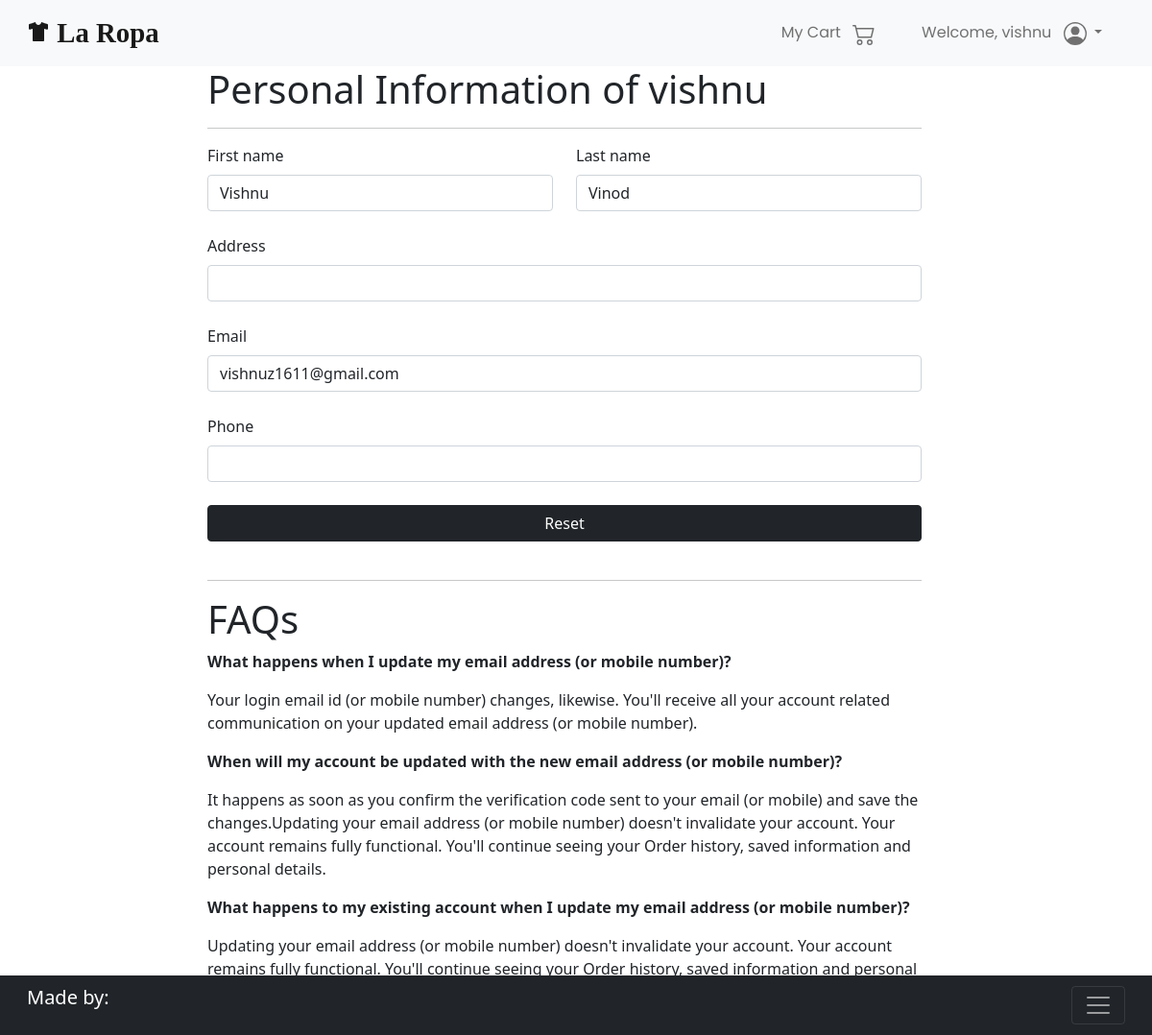
/profile/ (signed in), run on an earlier commit of the app's database.
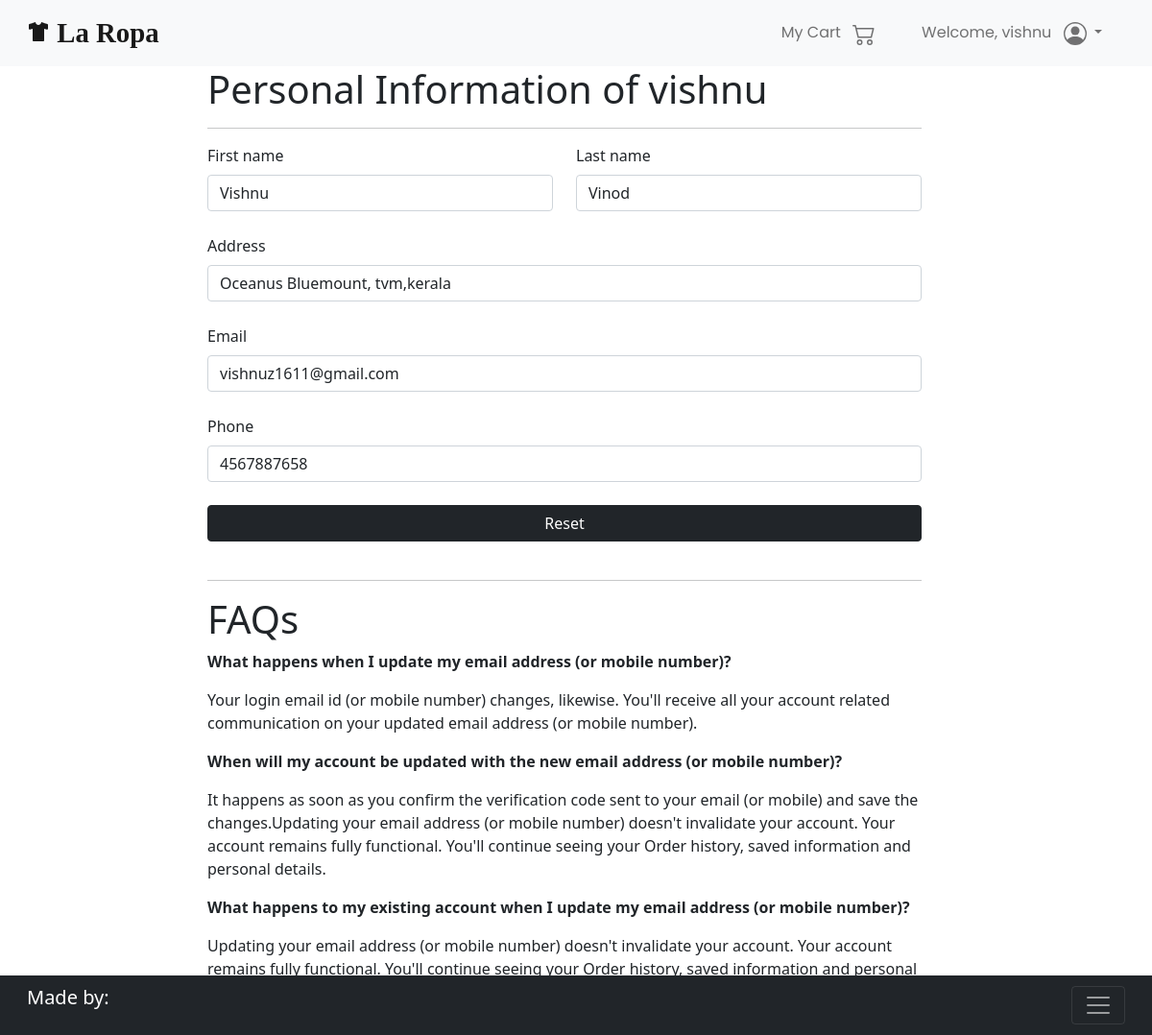
And on a later commit of the database.
### accounts/models.py (models this page shows, shortened)
class UserProfile(models.Model):
    user = models.OneToOneField(User, on_delete=models.CASCADE)
    address = models.CharField(max_length=200, null=True)
    phone = models.CharField(max_length=200, null=True)

### ecomm/views.py (the view)
# urls.py: path('profile/', views.profileView, name="profile"),
@login_required
def profileView(request):
    if request.method == "POST":
        form = UserProfileForm(request.POST, instance=request.user.userprofile)
        if form.is_valid():
            form.save()
            messages.success(request, f"Your account has been updated!")
            return redirect("profile")
    else:
        form = UserProfileForm(instance=request.user.userprofile)
    context = {
        "form" : form
    }
    return render(request,"ecomm/profile.html",context)

### accounts/forms.py
class UserProfileForm(forms.ModelForm):
    class Meta:
        model = UserProfile
        fields = ['address', 'phone']

### ecomm/templates/ecomm/profile.html (shortened to what this page needs)
{%extends 'base.html'%}
{%block content%}
    {% include 'nav.html' %}
    <div class="container-fluid row form">
        <div class="col-md-2"></div>
        <div class="col-md-8">
            <form class="form" method="POST"> {% csrf_token %}
                <h1 class="display-6">Personal Information of {{request.user}} </h1>
                <hr>
                <div class="row mb-4">
                    <div class="col-md-6">
                        <div class="form-outline">
                            <label class="form-label" for="form6Example1">First name</label>
                            <input type="text" id="form6Example1" class="form-control" value={{request.user.first_name}} />
                        </div>
                    </div>
                    <div class="col-md-6">
                        <div class="form-outline">
                            <label class="form-label" for="form6Example2">Last name</label>
                            <input type="text" id="form6Example2" class="form-control" value={{request.user.last_name}} />
                        </div>
                    </div>
                </div>
                <div class="form-outline mb-4">
                    <label class="form-label" for="form6Example4">Address</label>
                    {{form.address}}
                </div>
                <div class="form-outline mb-4">
                    <label class="form-label" for="form6Example5">Email</label>
                    <input type="email" id="form6Example5" class="form-control" value={{request.user.email}} />
                </div>
                <div class="form-outline mb-4">
                    <label class="form-label" for="form6Example6">Phone</label>
                    {{form.phone}}
                </div>
                <button type="submit" class="btn btn-dark btn-block mb-4">Reset</button>
            </form>
            <hr>
            <div class="faq">
                <h1 class="display-6">FAQs</h1>
                <p>
                    <strong>
                        What happens when I update my email address (or mobile number)?
                    </strong>
                </p>
                <p>
                    Your login email id (or mobile number) changes, likewise. You'll receive all your account related
                    communication on your updated email address (or mobile number).
                </p>
                <p>
                    <strong>
                        When will my account be updated with the new email address (or mobile number)?
                    </strong>
                </p>
                <p>
                    It happens as soon as you confirm the verification code sent to your email (or mobile) and save the
                    changes.Updating your email address (or mobile number) doesn't invalidate your account. Your account
                    remains fully functional. You'll continue seeing your Order history, saved information and personal
                    details.
                <p>
                    <strong>
                        What happens to my existing account when I update my email address (or mobile
                        number)?
                    </strong>
                </p>
                <p>
                    Updating your email address (or mobile number) doesn't invalidate your account. Your account remains
                    fully functional. You'll continue seeing your Order history, saved information and personal details.
                </p>
            </div>
        </div>
        <div class="col-md-2"></div>
    </div>
{%endblock content%}

### templates/base.html (shortened to what this page needs)
{% load static %}
<!doctype html>
<html lang="en">
  <head>
    <link rel="stylesheet" href="{% static 'css/bootstrap.min.css' %}">
    <link href="https://cdn.jsdelivr.net/npm/bootstrap@5.0.1/dist/css/bootstrap.min.css" rel="stylesheet"
>
  </head>
  <body>
    {% block content %}
    {% endblock content %}
    <nav class="navbar fixed-bottom navbar-dark bg-dark">
        <div class="container-fluid">
            <p class="lead text-white">Made by:</p>
            <button class="navbar-toggler" type="button" data-bs-toggle="collapse"
                data-bs-target="#navbarToggleExternalContent" aria-controls="navbarToggleExternalContent"
                aria-expanded="false" aria-label="Toggle navigation">
                <span class="navbar-toggler-icon"></span>
            </button>
        </div>
    </nav>
  </body>
</html>

### templates/nav.html (shortened to what this page needs)
<nav class="navbar sticky-top navbar-expand-lg navbar-light bg-light">
        <div class="container-fluid">
            <a class="navbar-brand" href="{% url 'home' %}">
                La Ropa
            </a>
            <div class="collapse navbar-collapse" id="navbarText">
                <span>
                    <ul class="navbar-nav me-auto mb-2 mb-lg-0">
                        <li class="nav-item px-3">
                            <a class="nav-link" href="#">
                                My Cart
                            </a>
                        </li>
                        {% if request.user.is_authenticated %}
                        <li class="nav-item dropdown px-3">
                            <a class="nav-link dropdown-toggle" href="#" id="navbarDarkDropdownMenuLink" role="button"
                                data-bs-toggle="dropdown" aria-expanded="false">
                                Welcome, {{request.user.username}}
                            </a>
                        </li>
                        {% else %}
                            <li class="nav-item px-3">
                                <a class="nav-link btn btn-dark" style="color: white;" href="{% url 'Login' %}">
                                    Login
                                </a>
                            </li>
                        {% endif %}
                    </ul>
                </span>
            </div>
        </div>
    </nav>

### ecomm/templates/ecomm/profile.html (style rules this page uses)
.navbar-brand { font-size: 1.8rem; font-family: 'Limelight', cursive; font-weight: 600; }
.nav-item { font-family: 'Poppins', sans-serif; }

What changed in the data, as far as the page shows it:
changed UserProfile: address (not shown) → "Oceanus Bluemount, tvm,kerala"; phone (not shown) → "4567887658"
